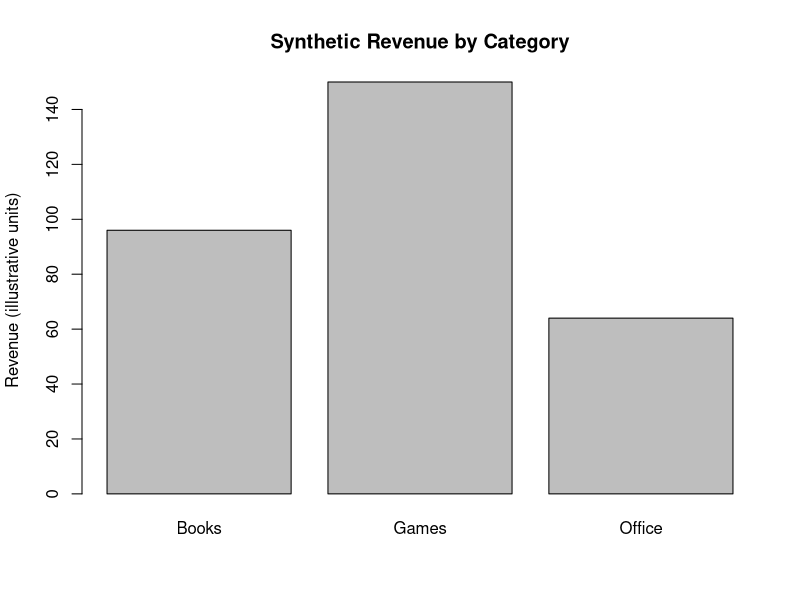

This figure's R source:
# Synthetic sales analysis — educational demonstration
# All records below are invented; no external dataset is used.
sales <- data.frame(
  category = c("Books", "Books", "Games", "Games", "Office", "Office"),
  units = c(3, 5, 2, 4, 6, 2),
  unit_price = c(12, 12, 25, 25, 8, 8)
)
sales$revenue <- sales$units * sales$unit_price
summary_by_category <- aggregate(revenue ~ category, data = sales, FUN = sum)
print(summary_by_category)
barplot(summary_by_category$revenue,
        names.arg = summary_by_category$category,
        main = "Synthetic Revenue by Category",
        ylab = "Revenue (illustrative units)")
